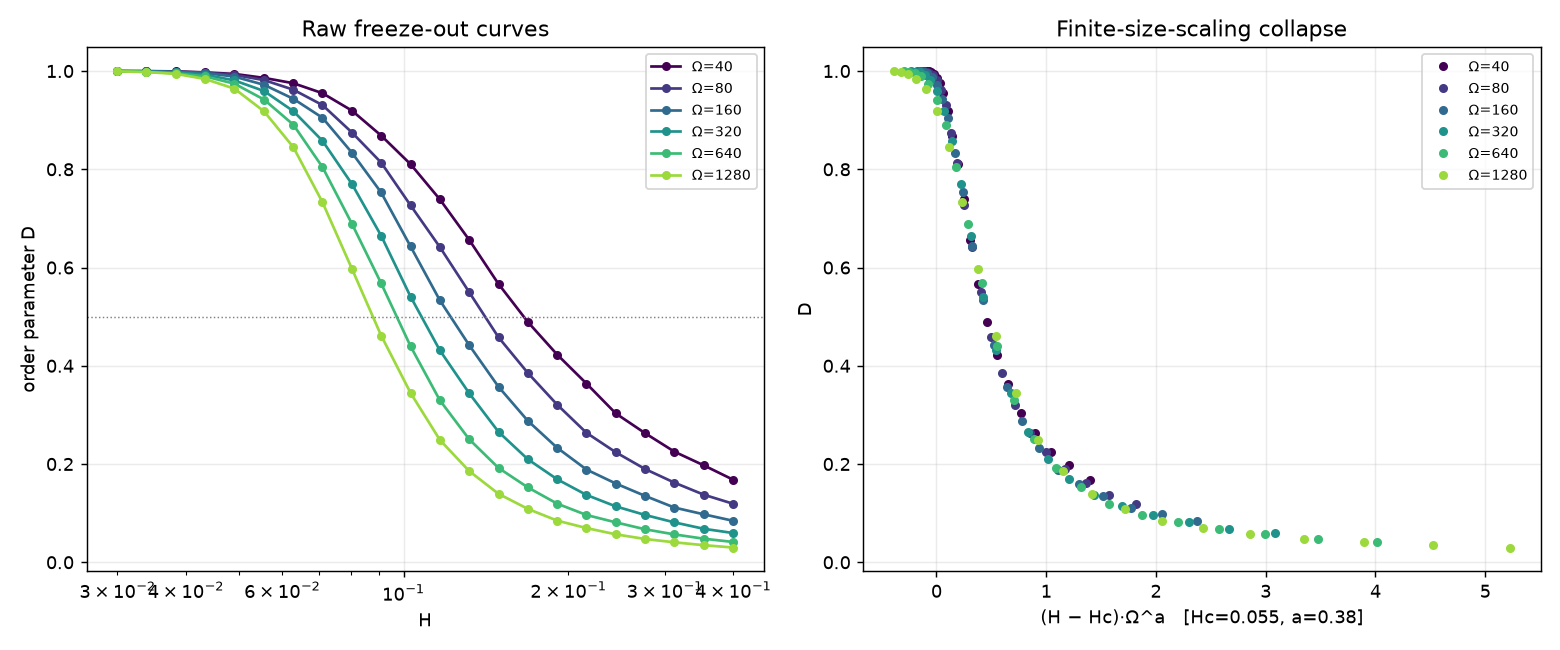

Recreate this plot in Python.
"""Is chemical freeze-out a genuine phase transition? Finite-size scaling.

`expansion.py` shows the freeze-out transition sharpening as Omega grows. That is
suggestive but not proof: a crossover also sharpens. The test that distinguishes a
real transition is a *data collapse* -- curves at different system sizes must fall
onto one master curve under the scaling ansatz

    D(H, Omega) = F( (H - Hc) * Omega^a )

with a single critical rate Hc and width exponent a. If that works across a wide
range of Omega, the sharpening is finite-size scaling around a true critical point,
and the finite-Omega crossings obey H*(Omega) = Hc + const * Omega^(-a).

Method: sweep D(H, Omega) on a fine H grid for a geometric ladder of Omega, then
find (Hc, a) minimizing the Bhattacharjee-Seno collapse residual -- each point's
distance from the linear interpolation of its neighbours in the scaled variable.

Headline result (committed figure): Hc ~ 0.055, a ~ 0.38, with six Omega spanning
x32 collapsing cleanly onto one curve. NOTE the exponent is a two-parameter fit
without error bars and sits between 1/3 and 2/5 -- the universality class is NOT
pinned down; see FINDINGS.md.

    python -m experiments.freezeout_scaling --quick
    python -m experiments.freezeout_scaling --omegas 40 80 160 320 640 1280
"""

from __future__ import annotations

import argparse
import json
import os
import time

import numpy as np

from experiments.expansion import run_point


def _worker(args):
    omega, h, trials, seed = args
    r = run_point(omega, h, trials, seed)
    return {"omega": int(omega), "hubble": float(h), "order": r["order"],
            "p_frozen": r["p_frozen"], "relic": r["relic"]}


def sweep(omegas, hubbles, trials, seed, jobs):
    tasks = [(w, h, trials, seed) for w in omegas for h in hubbles]
    if jobs and jobs > 1:
        import multiprocessing as mp
        with mp.Pool(jobs) as pool:
            res = pool.map(_worker, tasks)
    else:
        res = [_worker(t) for t in tasks]
    by = {}
    for r in res:
        by.setdefault(r["omega"], []).append(r)
    for w in by:
        by[w].sort(key=lambda r: r["hubble"])
    return by


def collapse_residual(by_omega, Hc, a):
    """Bhattacharjee-Seno residual for the ansatz D = F((H-Hc)*Omega^a).

    Pool all (scaled H, D) points, sort by the scaled variable, and score each
    interior point against the linear interpolation of its two neighbours. A good
    collapse means every size's points lie on the same curve, so the residual is
    small. Lower is better.
    """
    us, ds = [], []
    for w, rows in by_omega.items():
        H = np.array([r["hubble"] for r in rows])
        D = np.array([r["order"] for r in rows])
        us.append((H - Hc) * float(w) ** a)
        ds.append(D)
    u = np.concatenate(us)
    d = np.concatenate(ds)
    order = np.argsort(u)
    u, d = u[order], d[order]
    res, n = 0.0, 0
    for i in range(1, len(u) - 1):
        if u[i + 1] == u[i - 1]:
            continue
        w_lo = (u[i] - u[i - 1]) / (u[i + 1] - u[i - 1])
        pred = d[i - 1] + (d[i + 1] - d[i - 1]) * w_lo
        res += (d[i] - pred) ** 2
        n += 1
    return res / max(n, 1)


def fit_collapse(by_omega, hc_range=(0.02, 0.16), a_range=(0.0, 0.9), grid=41):
    """Coarse-then-refined grid search for (Hc, a)."""
    best = None
    for Hc in np.linspace(*hc_range, grid):
        for a in np.linspace(*a_range, grid):
            r = collapse_residual(by_omega, Hc, a)
            if best is None or r < best[0]:
                best = (r, Hc, a)
    r0, Hc0, a0 = best
    for Hc in np.linspace(Hc0 - 0.01, Hc0 + 0.01, grid):
        for a in np.linspace(max(0.0, a0 - 0.1), a0 + 0.1, grid):
            r = collapse_residual(by_omega, Hc, a)
            if r < best[0]:
                best = (r, Hc, a)
    return {"residual": best[0], "Hc": best[1], "a": best[2]}


def crossing(rows, level=0.5):
    """H where the order parameter crosses `level` (log-interpolated)."""
    H = np.array([r["hubble"] for r in rows])
    D = np.array([r["order"] for r in rows])
    for i in range(len(H) - 1):
        if D[i] >= level >= D[i + 1]:
            if D[i] == D[i + 1]:
                return float(H[i])
            f = (D[i] - level) / (D[i] - D[i + 1])
            return float(np.exp(np.log(H[i]) + f * (np.log(H[i + 1]) - np.log(H[i]))))
    return float("nan")


def make_figure(by_omega, fit, out_path):
    import matplotlib
    matplotlib.use("Agg")
    import matplotlib.pyplot as plt

    omegas = sorted(by_omega)
    colors = plt.cm.viridis(np.linspace(0, 0.85, len(omegas)))
    Hc, a = fit["Hc"], fit["a"]

    fig, (ax1, ax2) = plt.subplots(1, 2, figsize=(12, 5))
    for c, w in zip(colors, omegas):
        rows = by_omega[w]
        ax1.semilogx([r["hubble"] for r in rows], [r["order"] for r in rows],
                     "o-", color=c, ms=4, label=f"Ω={w}")
    ax1.axhline(0.5, color="grey", lw=0.8, ls=":")
    ax1.set_xlabel("expansion rate H")
    ax1.set_ylabel("order parameter D")
    ax1.set_title("Raw freeze-out curves")
    ax1.legend(fontsize=8)
    ax1.grid(alpha=0.25)

    for c, w in zip(colors, omegas):
        rows = by_omega[w]
        H = np.array([r["hubble"] for r in rows])
        D = np.array([r["order"] for r in rows])
        ax2.plot((H - Hc) * float(w) ** a, D, "o", color=c, ms=4, label=f"Ω={w}")
    ax2.set_xlabel(f"(H − Hc)·Ω^a   [Hc={Hc:.3f}, a={a:.2f}]")
    ax2.set_ylabel("D")
    ax2.set_title("Finite-size-scaling collapse")
    ax2.legend(fontsize=8)
    ax2.grid(alpha=0.25)

    fig.tight_layout()
    fig.savefig(out_path, dpi=130)
    print(f"wrote figure -> {out_path}")


def main():
    p = argparse.ArgumentParser(description=__doc__)
    p.add_argument("--omegas", type=int, nargs="+",
                   default=[40, 80, 160, 320, 640, 1280])
    p.add_argument("--h-range", type=float, nargs=2, default=[0.03, 0.4])
    p.add_argument("--h-points", type=int, default=22)
    p.add_argument("--trials", type=int, default=6000)
    p.add_argument("--jobs", type=int, default=max(1, (os.cpu_count() or 2) - 1))
    p.add_argument("--seed", type=int, default=0)
    p.add_argument("--quick", action="store_true")
    p.add_argument("--out", default=os.path.join(
        os.path.dirname(__file__), "freezeout_scaling.png"))
    p.add_argument("--data", default=os.path.join(
        os.path.dirname(__file__), os.pardir, "results", "freezeout_fss.json"))
    args = p.parse_args()

    if args.quick:
        args.omegas, args.h_points, args.trials = [40, 80, 160], 10, 800

    hubbles = [round(h, 4) for h in
               np.geomspace(args.h_range[0], args.h_range[1], args.h_points)]
    print(f"freeze-out FSS  ({len(args.omegas)}x{len(hubbles)} points, "
          f"trials={args.trials}, jobs={args.jobs})")
    t0 = time.time()
    by_omega = sweep(args.omegas, hubbles, args.trials, args.seed, args.jobs)

    print("H\\Omega  " + "  ".join(f"{w:>6}" for w in sorted(by_omega)))
    for i, h in enumerate(hubbles):
        row = "  ".join(f"{by_omega[w][i]['order']:6.3f}" for w in sorted(by_omega))
        print(f"{h:7.4f}  {row}")

    fit = fit_collapse(by_omega)
    print(f"\ncollapse: Hc={fit['Hc']:.4f}  a={fit['a']:.3f}  "
          f"residual={fit['residual']:.3e}")
    print("Omega  H*(D=0.5)")
    for w in sorted(by_omega):
        print(f"{w:>5}  {crossing(by_omega[w]):.4f}")

    os.makedirs(os.path.dirname(os.path.abspath(args.data)), exist_ok=True)
    with open(args.data, "w") as fh:
        json.dump({str(w): rows for w, rows in by_omega.items()}, fh, indent=2)
    print(f"wrote data -> {args.data}   (total {time.time()-t0:.0f}s)")
    make_figure(by_omega, fit, args.out)


if __name__ == "__main__":
    main()
